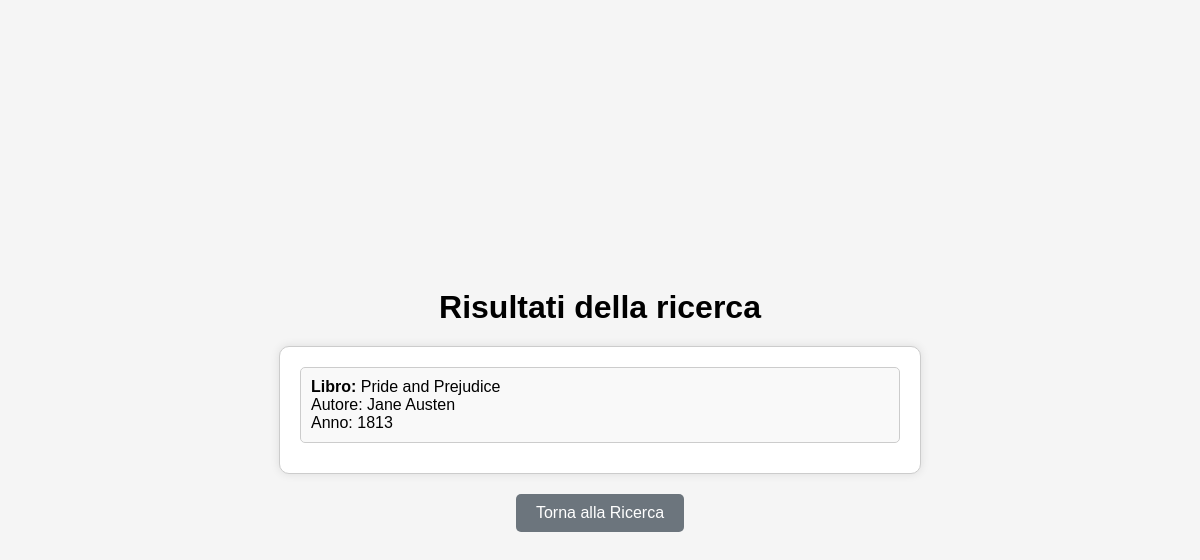
Screenshot of /libri.php?titolo=Pride and Prejudice with the database file from the repository.
### tables this page shows
CREATE TABLE IF NOT EXISTS libri (
    id INT AUTO_INCREMENT PRIMARY KEY,
    titolo VARCHAR(255) NOT NULL,
    autore VARCHAR(255) NOT NULL,
    anno SMALLINT NOT NULL
);

### libri.php (the view, shortened to what this page needs)
<!DOCTYPE html>
<html lang="it">
<head>
</head>
<body>
    <h1>Risultati della ricerca</h1>
    <div class="container">
        <?php
        include './connectToDB.php';
        if(isset($_GET['titolo'])) {
            $titolo = $_GET['titolo'];
            if($titolo == "") {
                $query = "SELECT * FROM libri";
            } else {
                $query = "SELECT * FROM libri WHERE titolo = '$titolo'";
            }
            $exec = $conn->query($query);
            if($exec) {
                while($result = $exec->fetch(PDO::FETCH_ASSOC)) {
                    echo '<div class="result">';
                    echo "<b>Libro:</b> " . $result['titolo'] . "<br>";
                    echo "Autore: " . $result['autore'] . "<br>";
                    echo "Anno: " . $result['anno'] . "<br>";
                    echo '</div>';
                }
            } else {
                echo "<p>Nessun libro trovato.</p>";
            }
        }
        ?>
    </div>
    <a href="index.php" class="back-btn">Torna alla Ricerca</a>
</body>
</html>

### libri.php (style rules this page uses)
body { display: flex; flex-direction: column; align-items: center; justify-content: center; height: 100vh; margin: 0; font-family: Arial, sans-serif; background-color: #f5f5f5; }
.container { text-align: center; background-color: white; padding: 20px; border: 1px solid #ccc; border-radius: 10px; box-shadow: 0 0 10px rgba(0, 0, 0, 0.1); width: 80%; max-width: 600px; overflow-y: auto; max-height: 600px; }
h1 { margin-bottom: 20px; }
.result { text-align: left; margin-bottom: 10px; padding: 10px; border: 1px solid #ccc; border-radius: 5px; background-color: #f9f9f9; }
.back-btn { display: inline-block; padding: 10px 20px; background-color: #6c757d; color: white; text-decoration: none; border-radius: 5px; font-size: 16px; margin-top: 20px; }

### rows the page displays
libri: titolo "Pride and Prejudice", autore "Jane Austen", anno "1813"
